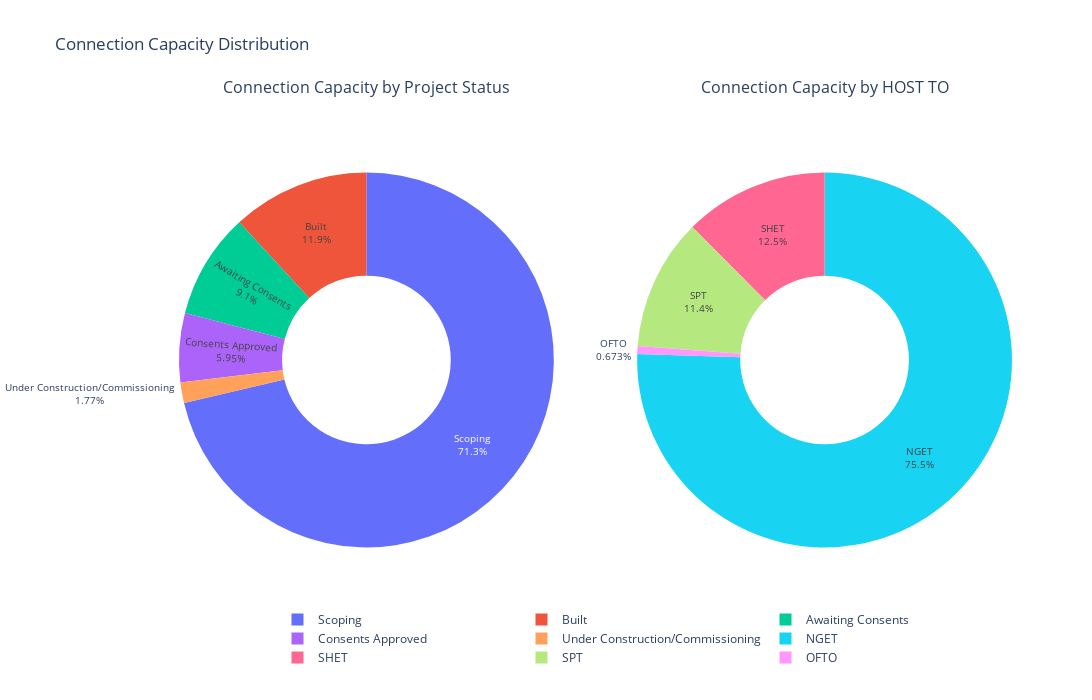

Notebook cell for this chart:
### Markdown cell above
Connection Capacity distribution by Project Status and by HOST TO

### Code cell
def create_hover_text(row, primary_col, secondary_col):
    hover_text = f"<b>{row[primary_col]}</b><br>"
    hover_text += f"<b>Total:</b> {row['Total']:.2f} MW<br>"
    for status in sorted(data[secondary_col].unique()):
        if status in row.index and row[status] > 0:  # Only show non-zero values
            hover_text += f"<b>{status}:</b> {row[status]:.2f} MW<br>"
    return hover_text

def create_pie_data(primary_col, secondary_col):
    # Prepare the data for the pie chart
    proj_cap = data.groupby(primary_col)['Connection Cap (MW)'].sum().reset_index()
    proj_cap = proj_cap.rename(columns={'Connection Cap (MW)': 'Total'})

    # Create a pivot table for secondary data
    secondary_data = data.pivot_table(values='Connection Cap (MW)',
                                      index=primary_col,
                                      columns=secondary_col,
                                      aggfunc='sum',
                                      fill_value=0)

    # Merge the pivot table with proj_cap
    proj_cap = pd.merge(proj_cap, secondary_data, left_on=primary_col, right_index=True)

    # Create hover text
    proj_cap['hover_text'] = proj_cap.apply(lambda row: create_hover_text(row, primary_col, secondary_col), axis=1)

    return proj_cap

# Create data for both pie charts
status_data = create_pie_data('Project Status', 'HOST TO')
host_to_data = create_pie_data('HOST TO', 'Project Status')

# Create subplots
fig = make_subplots(rows=1, cols=2, specs=[[{'type':'domain'}, {'type':'domain'}]],
                    subplot_titles=('Connection Capacity by Project Status', 'Connection Capacity by HOST TO'))

# Add traces for both pie charts
fig.add_trace(go.Pie(labels=status_data['Project Status'], 
                     values=status_data['Total'], 
                     name='Project Status',
                     hole=0.45,
                     hoverinfo='text',
                     text=status_data['hover_text'],
                     textinfo='percent+label',
                     hovertemplate='%{text}<extra></extra>'), 1, 1)

fig.add_trace(go.Pie(labels=host_to_data['HOST TO'], 
                     values=host_to_data['Total'], 
                     name='HOST TO',
                     hole=0.45,
                     hoverinfo='text',
                     text=host_to_data['hover_text'],
                     textinfo='percent+label',
                     hovertemplate='%{text}<extra></extra>'), 1, 2)

# Update layout
fig.update_layout(
    title_text='Connection Capacity Distribution',
    width=1200,
    height=700,
    legend=dict(orientation='h', yanchor='bottom', y=-0.1, xanchor='center', x=0.5),
)

# Update trace settings
fig.update_traces(textposition='auto', textfont_size=10)

# Show the plot
fig.show()

### Figure 1 — Plotly figure (JSON) as saved in the notebook; plotly's stock layout.template omitted (floating-point values rounded to 4 significant figures)
{"data": [{"domain": {"x": [0, 0.45], "y": [0, 1]}, "hole": 0.45, "hoverinfo": "text", "hovertemplate": "%{text}<extra></extra>", "labels": ["Awaiting Consents", "Built", "Consents Approved", "Scoping", "Under Construction/Commissioning"], "name": "Project Status", "text": ["<b>Awaiting Consents</b><br><b>Total:</b> 58673.70 MW<br><b>NGET:</b> 53442.46 MW<br><b>SHET:</b> 1633.80 MW<br><b>SPT:</b> 3597.44 MW<br>", "<b>Built</b><br><b>Total:</b> 76577.72 MW<br><b>NGET:</b> 58544.67 MW<br><b>OFTO:</b> 4338.40 MW<br><b>SHET:</b> 6643.85 MW<br><b>SPT:</b> 7050.80 MW<br>", "<b>Consents Approved</b><br><b>Total:</b> 38342.18 MW<br><b>NGET:</b> 29085.06 MW<br><b>SHET:</b> 5723.49 MW<br><b>SPT:</b> 3533.63 MW<br>", "<b>Scoping</b><br><b>Total:</b> 459841.12 MW<br><b>NGET:</b> 335186.88 MW<br><b>SHET:</b> 66321.45 MW<br><b>SPT:</b> 58332.79 MW<br>", "<b>Under Construction/Commissioning</b><br><b>Total:</b> 11418.76 MW<br><b>NGET:</b> 10707.26 MW<br><b>SPT:</b> 711.50 MW<br>"], "textfont": {"size": 10}, "textinfo": "percent+label", "textposition": "auto", "type": "pie", "values": [58670.0, 76580.0, 38340.0, 459800.0, 11420.0]}, {"domain": {"x": [0.55, 1], "y": [0, 1]}, "hole": 0.45, "hoverinfo": "text", "hovertemplate": "%{text}<extra></extra>", "labels": ["NGET", "OFTO", "SHET", "SPT"], "name": "HOST TO", "text": ["<b>NGET</b><br><b>Total:</b> 486966.34 MW<br><b>Awaiting Consents:</b> 53442.46 MW<br><b>Built:</b> 58544.67 MW<br><b>Consents Approved:</b> 29085.06 MW<br><b>Scoping:</b> 335186.88 MW<br><b>Under Construction/Commissioning:</b> 10707.26 MW<br>", "<b>OFTO</b><br><b>Total:</b> 4338.40 MW<br><b>Built:</b> 4338.40 MW<br>", "<b>SHET</b><br><b>Total:</b> 80322.59 MW<br><b>Awaiting Consents:</b> 1633.80 MW<br><b>Built:</b> 6643.85 MW<br><b>Consents Approved:</b> 5723.49 MW<br><b>Scoping:</b> 66321.45 MW<br>", "<b>SPT</b><br><b>Total:</b> 73226.16 MW<br><b>Awaiting Consents:</b> 3597.44 MW<br><b>Built:</b> 7050.80 MW<br><b>Consents Approved:</b> 3533.63 MW<br><b>Scoping:</b> 58332.79 MW<br><b>Under Construction/Commissioning:</b> 711.50 MW<br>"], "textfont": {"size": 10}, "textinfo": "percent+label", "textposition": "auto", "type": "pie", "values": [487000.0, 4338.0, 80320.0, 73230.0]}], "layout": {"annotations": [{"font": {"size": 16}, "showarrow": false, "text": "Connection Capacity by Project Status", "x": 0.225, "xanchor": "center", "xref": "paper", "y": 1, "yanchor": "bottom", "yref": "paper"}, {"font": {"size": 16}, "showarrow": false, "text": "Connection Capacity by HOST TO", "x": 0.775, "xanchor": "center", "xref": "paper", "y": 1, "yanchor": "bottom", "yref": "paper"}], "height": 700, "legend": {"orientation": "h", "x": 0.5, "xanchor": "center", "y": -0.1, "yanchor": "bottom"}, "title": {"text": "Connection Capacity Distribution"}, "width": 1200}}
